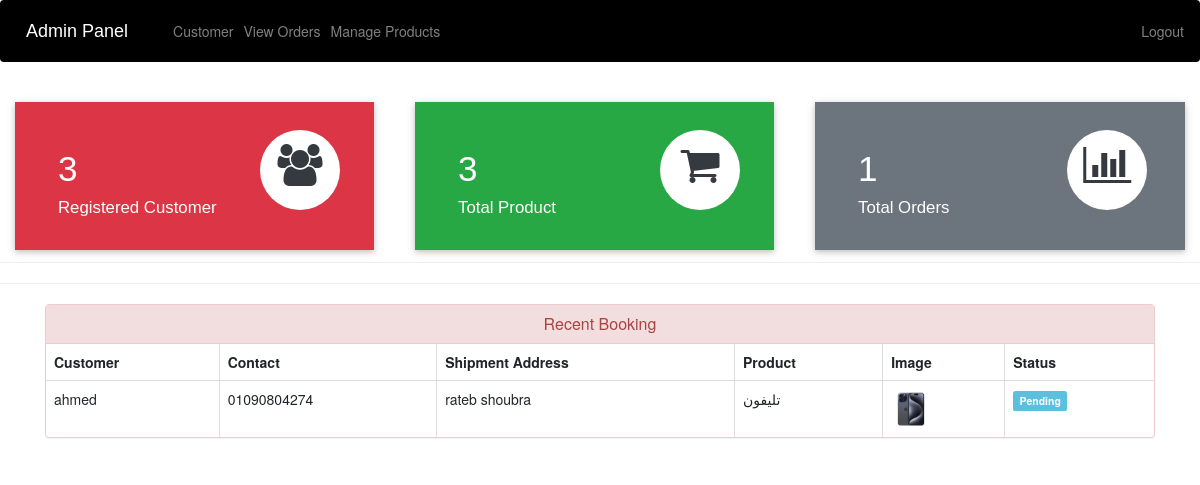
The page /admin-dashboard (signed in) on the database its author committed.
### ecom/models.py (models this page shows, shortened)
class Customer(models.Model):
    user=models.OneToOneField(User,on_delete=models.CASCADE)
    address = models.CharField(max_length=40)
    mobile = models.CharField(max_length=20,null=False)
    @property
    def get_name(self):
        return self.user.first_name+" "+self.user.last_name

class Orders(models.Model):
    STATUS =(
        ('Pending','Pending'),
        ('Order Confirmed','Order Confirmed'),
        ('Out for Delivery','Out for Delivery'),
        ('Delivered','Delivered'),
    )
    customer=models.ForeignKey('Customer', on_delete=models.CASCADE,null=True)
    product=models.ForeignKey('Product',on_delete=models.CASCADE,null=True)
    email = models.CharField(max_length=50,null=True)
    address = models.CharField(max_length=500,null=True)
    mobile = models.CharField(max_length=20,null=True)
    order_date= models.DateField(auto_now_add=True,null=True)
    status=models.CharField(max_length=50,null=True,choices=STATUS)

class Product(models.Model):
    name=models.CharField(max_length=40)
    product_image= models.ImageField(upload_to='product_image/',null=True,blank=True)
    price = models.PositiveIntegerField()
    description=models.CharField(max_length=40)

### ecom/views.py (the view)
# urls.py: path("admin-dashboard", views.admin_dashboard_view, name="admin-dashboard"),
@login_required(login_url='adminlogin')
def admin_dashboard_view(request):
    customercount=models.Customer.objects.all().count()
    productcount=models.Product.objects.all().count()
    ordercount=models.Orders.objects.all().count()
    orders=models.Orders.objects.all()
    ordered_products=[]
    ordered_bys=[]
    for order in orders:
        ordered_product=models.Product.objects.all().filter(id=order.product.id)
        ordered_by=models.Customer.objects.all().filter(id = order.customer.id)
        ordered_products.append(ordered_product)
        ordered_bys.append(ordered_by)
    mydict={
    'customercount':customercount,
    'productcount':productcount,
    'ordercount':ordercount,
    'data':zip(ordered_products,ordered_bys,orders),
    }
    return render(request,'ecom/admin_dashboard.html',context=mydict)

### templates/ecom/admin_dashboard.html
{% extends 'ecom/admin_base.html' %}
{% load static %}
{% block content %}
<br>
{%include 'ecom/admin_dashboard_cards.html'%}
<br><br><br><br><br>
<hr><hr>
<div class="container" >
    <div class="panel panel-danger" >
      <div class="panel-heading" style="text-align:center;">
        <h6 class="panel-title">Recent Booking</h6>
      </div>
      <table class="table table-hover table-bordered" id="dev-table">
        <thead>
          <tr>
            <th>Customer</th>
            <th>Contact</th>
            <th>Shipment Address</th>
            <th>Product</th>
            <th>Image</th>
            <th>Status</th>
          </tr>
        </thead>
        {% for product,customer,order in data %}
        <tr>
          {% for c in customer %}
          <td> {{c.get_name}}</td>
          <td>{{c.mobile}}</td>
          <td>{{order.address}}</td>
          {% endfor %}
          {% for p in product %}
          <td> {{p.name}}</td>
          <td> <img src="{% static p.product_image.url %}" alt="Profile Pic" height="40px" width="40px" /></td>
          {% if order.status == 'Pending'%}
          <td> <span class="label label-info">{{order.status}}</span></td>
          {% elif order.status == 'Delivered' %}
          <td> <span class="label label-success">{{order.status}}</span></td>
          {% elif order.status == 'Out for Delivery' %}
          <td> <span class="label label-warning">{{order.status}}</span></td>
          {%else%}
            <td> <span class="label label-primary">{{order.status}}</span></td>
          {%endif%}
          {% endfor %}
        </tr>
        {% endfor %}
      </table>
  </div>
</div>
{% endblock content %}

### static/css/admin_update_customer.css (style rules this page uses)
h6 { text-align: center; }

### rows shown on the page
Orders: address "rateb shoubra", status "Pending"
Customer: get_name "ahmed", mobile "01090804274"
Product: name "تليفون", product_image (picture)

### other values the page prints
{{ customercount }} "3"
{{ productcount }} "3"
{{ ordercount }} "1"
